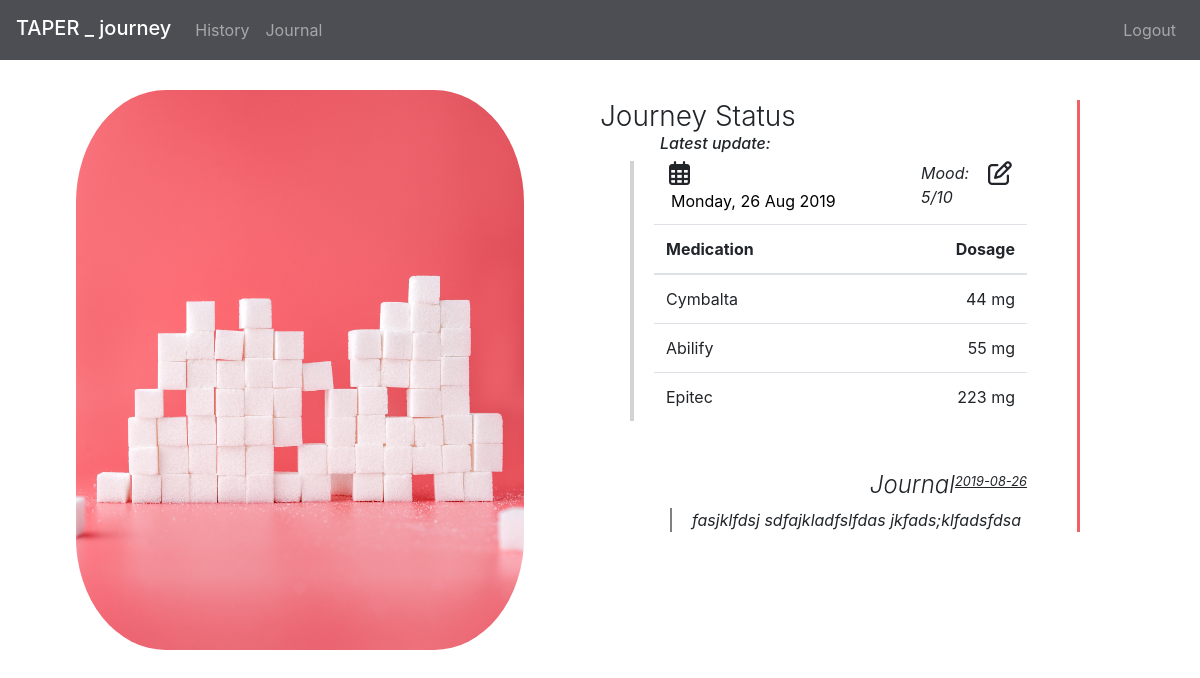
Page / (signed in) on the earlier database version.
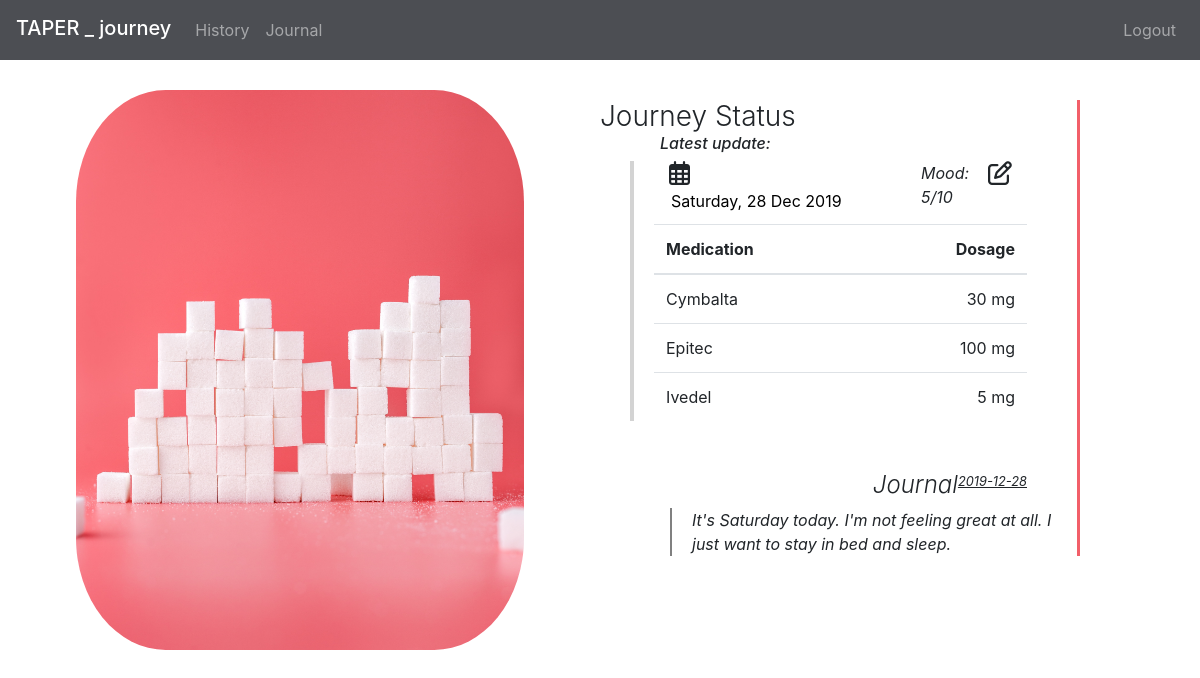
Same page on the later database version.
### tables this page shows
CREATE TABLE 'entries' ('id' integer PRIMARY KEY AUTOINCREMENT NOT NULL,'drugs' text,'doses' text, 'mood' smallint, 'side_effects' text, 'journal' text, 'user_id' integer NOT NULL, 'entry_date' date NOT NULL);

### application.py (the view)
@app.route("/")
@signin_required
def index():
    if not db.execute("SELECT * FROM entries WHERE user_id=?", session["user_id"]):
        drug_options = ["Cymbalta", "Epitec", "Abilify", "Ivedel"]
        side_effect_options = ["Fatigue", "Nausea", "Headache", "Weigt-gain", "Weight-los", "Mania", "Insomnia"]
        pageData = {"drug_options": drug_options, "side_effect_options": side_effect_options}
        data = {"date": '', "drugInfo": [], "mood": '', "side_effedts": '', "side_effect_options": side_effect_options, "drug_options":drug_options,  "journal": '', "journal_date": ''}
        print(f"{data}")
        return render_template("home.html", page_data=data)
    else:
        drugInfo = [];
        row = db.execute("SELECT * FROM entries WHERE user_id=? ORDER BY entry_date DESC", session["user_id"])
        dateHTML = datetime.strptime(row[0]["entry_date"], "%Y-%m-%d").strftime("%A, %d %b %Y")
        print(f"{row[0]['drugs']}")
        print(f"{dateHTML}")
        drugs = []
        doses=[]
        mood = ''
        side_effects = ''
        if row[0]["drugs"]:
            drugs = row[0]["drugs"].split(",")
            doses = row[0]["doses"].split(",")
            side_effects = row[0]["side_effects"]
            mood = row[0]["mood"]
        journal_date=''
        journal = ''
        if not row[0]["journal"]:
            row2 = db.execute("SELECT journal, entry_date From entries WHERE user_id=? AND journal IS NOT NULL ORDER BY entry_date DESC" , (session["user_id"]))
            if not row2:
                journal: ""
            else:
                journal =row2[0]["journal"]
                journal_date = row2[0]["entry_date"]
        else:
            journal = row[0]["journal"]
            journal_date = row[0]["entry_date"]
        for i in range(len(drugs)):
            drugEntry = {"drug":  drugs[i], "dose": doses[i]}
            drugInfo.append(drugEntry)
        drug_options = ["Cymbalta", "Epitec", "Abilify", "Ivedel"]
        side_effect_options = ["Fatigue", "Nausea", "Headache", "Weigt-gain", "Weight-los", "Mania", "Insomnia"]
        pageData = {"drug_options": drug_options, "side_effect_options": side_effect_options}
        data = {"date": dateHTML, "drugInfo": drugInfo, "mood": mood, "side_effedts": side_effects, "side_effect_options": side_effect_options, "drug_options":drug_options,  "journal": journal, "journal_date": journal_date,"pageData": pageData}
        print(f"{data}")
        return render_template("home.html", page_data=data)

### application.py (called while the page is built)
@app.after_request
def after_request(response):
    response.headers["Cache-Control"] = "no-cache, no-store, must-revalidate"
    response.headers["Expires"] = 0
    response.headers["Pragma"] = "no-cache"
    return response

### helpers.py (called while the page is built)
def signin_required(f):
    @wraps(f)
    def decorated_function(*args, **kwargs):
        if session.get("user_id") is None:
            return redirect("/signin")
        return f(*args, **kwargs)
    return decorated_function

### templates/home.html (shortened to what this page needs)
{% extends "layout.html" %}
{% block main %}
<div class="split left">
    <div style="height:100vh" class="img-container centered-all">
        <img  src='../static/img/img_splitscreen_01.jpg' style="height:70%; margin: 50px">
    </div>
</div>
<div class="split right" id="latestData">
    <div class="wrapper">
        <h3 style="margin-bottom: 0px" class="font-weight-light" >Journey Status</h3>
        <h6 class="push-right" style="font-style:italic; margin-left: 60px">Latest update:</h6>
        <div id="borderContainer">
            <div class="container">
                <div><i style = "margin-right: 10px" class="far fa-calendar-alt"></i><input  id="latestDate"  autocomplete="off"></div>
                <div style="float:right; font-style:italic">Mood: <span id="mood2">{{page_data.mood}}</span>/10</div>
                <i class="far fa-edit"  id="showDrugdata" data-toggle="modal" data-target="#trackDrugsModal"></i>
            </div>
            <table id="latestSummaryTable" class="table table-hover">
                <thead>
                    <tr>
                        <th >Medication</th>
                        <th class="text-right">Dosage</th>
                    </tr>
                </thead>
                <tbody>
                    {% for row in page_data.drugInfo %}
                    <tr onMouseOver="this.style.backgroundColor='rgba(242, 95,105, 0.4)'"
                        onMouseOut="this.style.backgroundColor='transparent'" >
                        <td>{{ row.drug }} </th>
                        <td align="right">{{ row.dose }} mg</td>
                    </tr>
                    {% endfor %}
                </tbody>
            </table>
        </div>
        {% if page_data.journal != "" %}
        <div id = "journalContainer" style="padding-right:20px; margin-right:30px">
            <h4 class="font-weight-light">Journal</h4>
            <p>{{ page_data.journal_date }}</p>
        </div>
        <p id="journal_b" class="no-wrap">{{ page_data.journal }}</p>
        {% endif %}
    </div>
</div>
<section class="container py-5">
</section>
{% endblock %}

### templates/layout.html (shortened to what this page needs)
<!DOCTYPE html>
<html>
    <head>
        <link href="https://stackpath.bootstrapcdn.com/bootstrap/4.1.3/css/bootstrap.min.css" rel="stylesheet">
        <link rel="stylesheet" href="https://code.jquery.com/ui/1.12.1/themes/base/jquery-ui.css" />
        <link href="https://stackpath.bootstrapcdn.com/font-awesome/4.7.0/css/font-awesome.min.css" rel="stylesheet">
        <link href="/static/styles.css" rel="stylesheet">
    </head>
    <body>
        <nav class="navbar bg-custom navbar-expand-sm navbar-dark">
            <a class="navbar-brand mb-1 h1" href="/">TAPER _ journey</a>
            <div class="collapse navbar-collapse" id="navbarNav">
                <ul class="navbar-nav">
                    <li class="nav-item">
                        <a class="nav-link" href="/history">History</a>
                    </li>
                    <li class="nav-item">
                        <a class="nav-link" href="/journal">Journal</a>
                    </li>
                </ul>
                <ul class="navbar-nav ml-auto">
                     <li class="nav-item" style="float:right">
                        <a class="nav-link" href="/logout">Logout</a>
                    </li>
                </ul>
            </div>
        </nav>
        <main>
            {% block main %}{% endblock %}
        </main>
    </body>
</html>

### static/styles.css (style rules this page uses)
body, html { margin: 0px; padding: 0px; }
* { box-sizing: border-box; }
input { box-shadow: 0px 0px 4px gray; }
.bg-custom { background-color: #4C4E53; }
.split { height: 100%; width: 50%; position: fixed; top: 0px; margin-top: 40px; overflow-x: hidden; }
.left { left: 0; }
.right { right: 0; }
.centered-all { position: absolute; top: 50%; left: 50%; transform: translate(-50%, -50%); text-align: center; }
.img-container img { border-radius: 20%; }
input, select { box-shadow: none }
i { display: inline-block; margin: 10px padding: 10px; font-size: 1.5em; cursor: pointer; }
.container { display: flex; justify-content: space-between; align-items: flex-center; margin-bottom: 10px; }
.wrapper { width: 80%; }
.wrapper h3 { margin-bottom: 20px; }
#latestSummaryTable { width: 100%; }
#latestDate { outline:none; border:none; }
#latestData { margin-top: 100px; }
#journalContainer { display: flex; justify-content: flex-end; align-items: flex-end; margin-top: 50px; padding-right: 20px: margin-right: 30px; }
.wrapper { border-right: 3px solid rgba(242, 95,105, 1); }
#journal_b { font-style: italic; margin-left: 70px; padding-left: 20px; border-left: 2px solid gray; }
#journalContainer h4 { font-style: italic; }
#journalContainer p { font-style: italic; font-size: 0.8em; text-decoration: underline; }
#borderContainer { border-left: 4px solid lightGray; margin-left: 30px; margin-right:30px; padding-left: 20px; padding-right: 20px; }

Differences in the rows shown:
removed entries: mood "5", journal_date "2019-08-26", journal "fasjklfdsj sdfajkladfslfdas jkfads;klfadsfdsa"
added entries: mood "5", journal_date "2019-12-28", journal "It's Saturday today. I'm not feeling great at all. I just want to stay in bed and sleep."
Other differences:
form field value: "Monday, 26 Aug 2019" → "Saturday, 28 Dec 2019"
new list line: "Cymbalta 30 mg"
new list line: "Epitec 100 mg"
new list line: "Ivedel 5 mg"
list line gone: "Cymbalta 44 mg"
list line gone: "Abilify 55 mg"
list line gone: "Epitec 223 mg"
